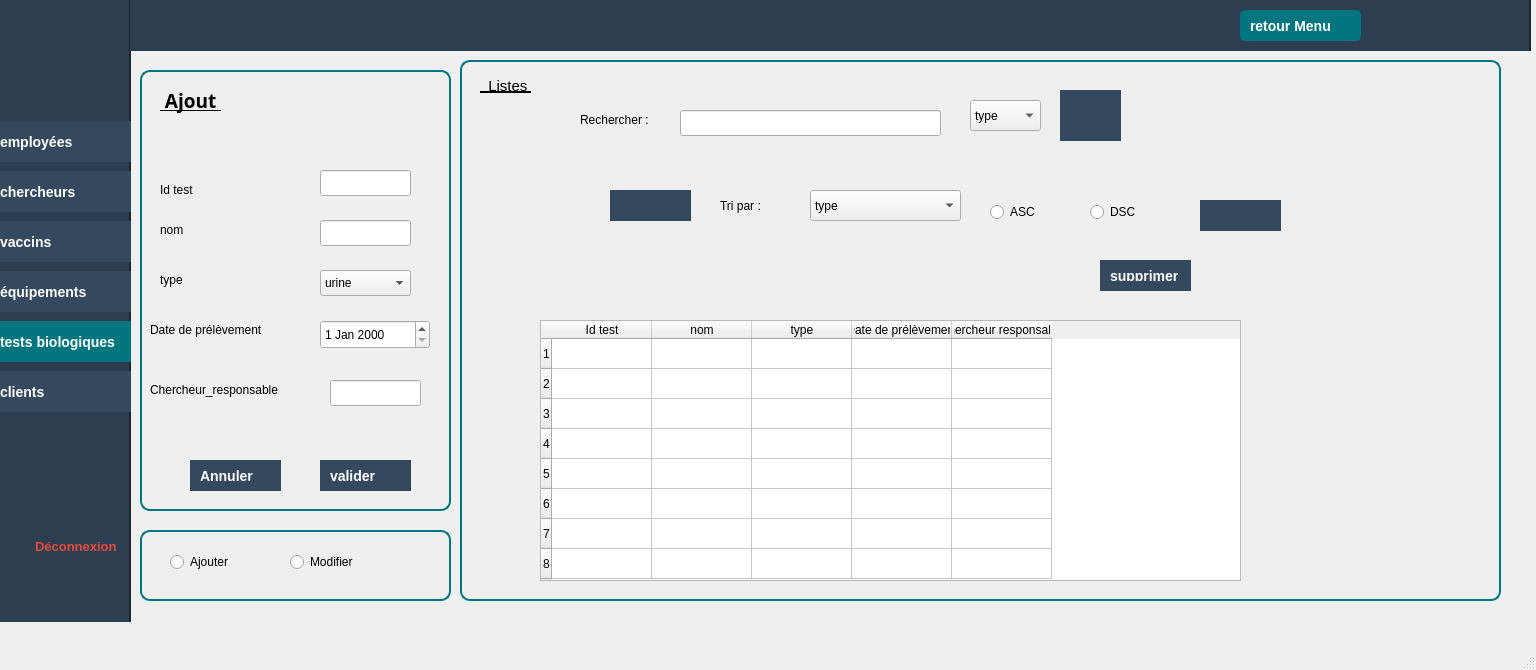
<?xml version="1.0" encoding="UTF-8"?>
<ui version="4.0">
 <class>TestBio</class>
 <widget class="QMainWindow" name="TestBio">
  <property name="geometry">
   <rect>
    <x>0</x>
    <y>0</y>
    <width>1536</width>
    <height>670</height>
   </rect>
  </property>
  <property name="windowTitle">
   <string>MainWindow</string>
  </property>
  <property name="styleSheet">
   <string notr="true">/* Style global des boutons */
QPushButton {
    background-color: #34495E;  /* Bleu foncé */
    color: white;
    font-size: 14px;
    font-weight: bold;
    padding: 10px;
    border: none;
    text-align: left;
}

QPushButton:hover {
    background-color: #1ABC9C; /* Vert */
}

QPushButton:checked {
    background-color: #16A085; /* Vert foncé */
}

/* Spécifique au bouton &quot;Équipement&quot; */
QPushButton#btnEquipement {
    background-color: white;  /* Couleur de fond blanche */
    color: #34495E;  /* Texte bleu foncé */
}

QPushButton#btnEquipement:hover {
    background-color: #1ABC9C; /* Vert */
    color: white;  /* Texte blanc */
}

QPushButton#btnEquipement:checked {
    background-color: #16A085; /* Vert foncé */
    color: white;  /* Texte blanc */
}


</string>
  </property>
  <widget class="QWidget" name="centralwidget">
   <widget class="QWidget" name="sidebare" native="true">
    <property name="geometry">
     <rect>
      <x>-10</x>
      <y>-29</y>
      <width>141</width>
      <height>651</height>
     </rect>
    </property>
    <property name="styleSheet">
     <string notr="true">#sidebare {
    background-color: #2C3E50; /* Couleur bleu foncé */
    border-right: 2px solid #1A252F;
}QPushButton:hover {
    background-color: #1ABC9C; /* Vert */
}

QPushButton:checked {
    background-color: #16A085; /* Vert foncé */
}

/* Spécifique au bouton &quot;Équipement&quot; */
QPushButton#btnEquipement {
    background-color: white;  /* Couleur de fond blanche */
    color: #34495E;  /* Texte bleu foncé */
}

QPushButton#btnEquipement:hover {
    background-color: #1ABC9C; /* Vert */
    color: white;  /* Texte blanc */
}

QPushButton#btnEquipement:checked {
    background-color: #16A085; /* Vert foncé */
    color: white;  /* Texte blanc */
}
</string>
    </property>
    <widget class="QLabel" name="logo">
     <property name="geometry">
      <rect>
       <x>20</x>
       <y>40</y>
       <width>111</width>
       <height>111</height>
      </rect>
     </property>
     <property name="text">
      <string/>
     </property>
     <property name="pixmap">
      <pixmap>../application/logo1.png</pixmap>
     </property>
    </widget>
    <widget class="QPushButton" name="emp1">
     <property name="geometry">
      <rect>
       <x>0</x>
       <y>150</y>
       <width>141</width>
       <height>41</height>
      </rect>
     </property>
     <property name="text">
      <string>employées</string>
     </property>
     <property name="icon">
      <iconset>
       <normaloff>empe.png</normaloff>empe.png</iconset>
     </property>
    </widget>
    <widget class="QPushButton" name="chercheur">
     <property name="geometry">
      <rect>
       <x>0</x>
       <y>200</y>
       <width>141</width>
       <height>41</height>
      </rect>
     </property>
     <property name="styleSheet">
      <string notr="true"/>
     </property>
     <property name="text">
      <string>chercheurs</string>
     </property>
     <property name="icon">
      <iconset>
       <normaloff>cher.png</normaloff>cher.png</iconset>
     </property>
    </widget>
    <widget class="QPushButton" name="vac">
     <property name="geometry">
      <rect>
       <x>0</x>
       <y>250</y>
       <width>141</width>
       <height>41</height>
      </rect>
     </property>
     <property name="text">
      <string>vaccins</string>
     </property>
     <property name="icon">
      <iconset>
       <normaloff>vaccin.png</normaloff>vaccin.png</iconset>
     </property>
     <property name="iconSize">
      <size>
       <width>20</width>
       <height>20</height>
      </size>
     </property>
    </widget>
    <widget class="QPushButton" name="eq">
     <property name="geometry">
      <rect>
       <x>0</x>
       <y>300</y>
       <width>141</width>
       <height>41</height>
      </rect>
     </property>
     <property name="styleSheet">
      <string notr="true"/>
     </property>
     <property name="text">
      <string>équipements</string>
     </property>
     <property name="icon">
      <iconset>
       <normaloff>equipement.png</normaloff>equipement.png</iconset>
     </property>
    </widget>
    <widget class="QPushButton" name="client">
     <property name="geometry">
      <rect>
       <x>0</x>
       <y>400</y>
       <width>141</width>
       <height>41</height>
      </rect>
     </property>
     <property name="text">
      <string>clients</string>
     </property>
     <property name="icon">
      <iconset>
       <normaloff>client.png</normaloff>client.png</iconset>
     </property>
    </widget>
    <widget class="QPushButton" name="test">
     <property name="geometry">
      <rect>
       <x>0</x>
       <y>350</y>
       <width>151</width>
       <height>41</height>
      </rect>
     </property>
     <property name="styleSheet">
      <string notr="true">QPushButton {
    background-color: #02767F;  /* Vert foncé */
    color: white;               /* Texte en blanc */
    border-radius: 5px;         /* Bords arrondis */
    padding: 10px;              /* Espacement interne */
    font-weight: bold;          /* Texte en gras */
    border: none;               /* Supprimer la bordure */
}

QPushButton:hover {
    background-color: #247361;  /* Vert plus foncé au survol */
}</string>
     </property>
     <property name="text">
      <string>tests biologiques</string>
     </property>
     <property name="icon">
      <iconset>
       <normaloff>teste.png</normaloff>teste.png</iconset>
     </property>
    </widget>
    <widget class="QPushButton" name="pushButton_8">
     <property name="geometry">
      <rect>
       <x>30</x>
       <y>560</y>
       <width>111</width>
       <height>31</height>
      </rect>
     </property>
     <property name="styleSheet">
      <string notr="true">QPushButton#pushButton_8 {
    background-color: transparent;
    color: #E74C3C;  /* Rouge */
    font-size: 13px;
    font-weight: bold;
    border: none;
    padding: 8px 15px;
    text-align: left;
}

QPushButton#pushButton_8:hover {
    color: #C0392B;  /* Rouge foncé au survol */
}

QPushButton#pushButton_8:pressed {
    color: #A93226;  /* Encore plus foncé au clic */
}

/* Ajouter une icône à gauche du texte */
QPushButton#pushButton_8::before {
    content: &quot;⏻ &quot;;  /* Icône de mise hors tension */
    font-size: 18px;
    margin-right: 8px;
}
</string>
     </property>
     <property name="text">
      <string>Déconnexion</string>
     </property>
    </widget>
    <widget class="QLabel" name="logout">
     <property name="geometry">
      <rect>
       <x>10</x>
       <y>560</y>
       <width>31</width>
       <height>31</height>
      </rect>
     </property>
     <property name="text">
      <string/>
     </property>
     <property name="pixmap">
      <pixmap>../application/logout.png</pixmap>
     </property>
    </widget>
    <widget class="QLabel" name="label_3">
     <property name="geometry">
      <rect>
       <x>10</x>
       <y>570</y>
       <width>63</width>
       <height>20</height>
      </rect>
     </property>
     <property name="text">
      <string/>
     </property>
     <property name="pixmap">
      <pixmap>logout.png</pixmap>
     </property>
    </widget>
   </widget>
   <widget class="QWidget" name="widget" native="true">
    <property name="geometry">
     <rect>
      <x>130</x>
      <y>0</y>
      <width>1401</width>
      <height>51</height>
     </rect>
    </property>
    <property name="styleSheet">
     <string notr="true"> background-color: #2C3E50; /* Couleur bleu foncé */
    border-right: 2px solid #1A252F;</string>
    </property>
    <widget class="QPushButton" name="pushButton_9">
     <property name="geometry">
      <rect>
       <x>1110</x>
       <y>10</y>
       <width>121</width>
       <height>31</height>
      </rect>
     </property>
     <property name="styleSheet">
      <string notr="true">QPushButton {
    background-color: #02767F;  /* Vert foncé */
    color: white;               /* Texte en blanc */
    border-radius: 5px;         /* Bords arrondis */
    padding: 10px;              /* Espacement interne */
    font-weight: bold;          /* Texte en gras */
    border: none;               /* Supprimer la bordure */
}

QPushButton:hover {
    background-color: #247361;  /* Vert plus foncé au survol */
}</string>
     </property>
     <property name="text">
      <string>retour Menu</string>
     </property>
    </widget>
   </widget>
   <widget class="QStackedWidget" name="stackedWidget">
    <property name="geometry">
     <rect>
      <x>130</x>
      <y>50</y>
      <width>1381</width>
      <height>561</height>
     </rect>
    </property>
    <property name="currentIndex">
     <number>0</number>
    </property>
    <widget class="QWidget" name="page_3">
     <widget class="QGroupBox" name="groupBox_3">
      <property name="geometry">
       <rect>
        <x>10</x>
        <y>480</y>
        <width>311</width>
        <height>91</height>
       </rect>
      </property>
      <property name="styleSheet">
       <string notr="true">QGroupBox {
    border: 2px solid #02767F; /* Couleur turquoise pour la bordure */
    border-radius: 10px;  /* Coins arrondis */
    padding: 10px;  /* Espacement interne */
    margin-bottom: 20px;  /* Espacement en bas */
}
</string>
      </property>
      <property name="title">
       <string/>
      </property>
      <widget class="QRadioButton" name="radioButton">
       <property name="geometry">
        <rect>
         <x>30</x>
         <y>20</y>
         <width>110</width>
         <height>24</height>
        </rect>
       </property>
       <property name="styleSheet">
        <string notr="true">QRadioButton {
    color: black;
}
</string>
       </property>
       <property name="text">
        <string>Ajouter</string>
       </property>
      </widget>
      <widget class="QRadioButton" name="radioButton_2">
       <property name="geometry">
        <rect>
         <x>150</x>
         <y>20</y>
         <width>110</width>
         <height>24</height>
        </rect>
       </property>
       <property name="styleSheet">
        <string notr="true">QRadioButton {
    color: black;
}
</string>
       </property>
       <property name="text">
        <string>Modifier</string>
       </property>
      </widget>
     </widget>
     <widget class="QGroupBox" name="groupBox">
      <property name="geometry">
       <rect>
        <x>10</x>
        <y>20</y>
        <width>311</width>
        <height>461</height>
       </rect>
      </property>
      <property name="autoFillBackground">
       <bool>false</bool>
      </property>
      <property name="styleSheet">
       <string notr="true">QGroupBox {
    border: 2px solid #02767F; /* Couleur turquoise pour la bordure */
    border-radius: 10px;  /* Coins arrondis */
    padding: 10px;  /* Espacement interne */
    margin-bottom: 20px;  /* Espacement en bas */
}
</string>
      </property>
      <property name="title">
       <string/>
      </property>
      <widget class="QLabel" name="label">
       <property name="geometry">
        <rect>
         <x>20</x>
         <y>110</y>
         <width>131</width>
         <height>20</height>
        </rect>
       </property>
       <property name="styleSheet">
        <string notr="true">QLabel {
    color: black;
}
</string>
       </property>
       <property name="text">
        <string>Id test</string>
       </property>
      </widget>
      <widget class="QLineEdit" name="lineEdit">
       <property name="geometry">
        <rect>
         <x>180</x>
         <y>100</y>
         <width>91</width>
         <height>26</height>
        </rect>
       </property>
      </widget>
      <widget class="QLabel" name="label_2">
       <property name="geometry">
        <rect>
         <x>20</x>
         <y>150</y>
         <width>151</width>
         <height>20</height>
        </rect>
       </property>
       <property name="styleSheet">
        <string notr="true">QLabel {
    color: black;
}
</string>
       </property>
       <property name="text">
        <string>nom</string>
       </property>
      </widget>
      <widget class="QPushButton" name="pushButton_2">
       <property name="geometry">
        <rect>
         <x>180</x>
         <y>390</y>
         <width>91</width>
         <height>31</height>
        </rect>
       </property>
       <property name="text">
        <string>valider</string>
       </property>
      </widget>
      <widget class="QPushButton" name="pushButton_3">
       <property name="geometry">
        <rect>
         <x>50</x>
         <y>390</y>
         <width>91</width>
         <height>31</height>
        </rect>
       </property>
       <property name="text">
        <string>Annuler</string>
       </property>
      </widget>
      <widget class="QLabel" name="label_9">
       <property name="geometry">
        <rect>
         <x>20</x>
         <y>10</y>
         <width>301</width>
         <height>41</height>
        </rect>
       </property>
       <property name="font">
        <font>
         <family>Segoe UI Variable</family>
         <pointsize>14</pointsize>
         <bold>true</bold>
         <underline>true</underline>
        </font>
       </property>
       <property name="styleSheet">
        <string notr="true">QLabel {
    color: black;
}
</string>
       </property>
       <property name="text">
        <string> Ajout </string>
       </property>
      </widget>
      <widget class="QLineEdit" name="lineEdit_3">
       <property name="geometry">
        <rect>
         <x>180</x>
         <y>150</y>
         <width>91</width>
         <height>26</height>
        </rect>
       </property>
      </widget>
      <widget class="QComboBox" name="comboBox_4">
       <property name="geometry">
        <rect>
         <x>180</x>
         <y>200</y>
         <width>91</width>
         <height>26</height>
        </rect>
       </property>
       <item>
        <property name="text">
         <string>urine</string>
        </property>
       </item>
       <item>
        <property name="text">
         <string>sang</string>
        </property>
       </item>
       <item>
        <property name="text">
         <string>tissu</string>
        </property>
       </item>
      </widget>
      <widget class="QLabel" name="label_14">
       <property name="geometry">
        <rect>
         <x>20</x>
         <y>200</y>
         <width>151</width>
         <height>20</height>
        </rect>
       </property>
       <property name="styleSheet">
        <string notr="true">QLabel {
    color: black;
}
</string>
       </property>
       <property name="text">
        <string>type</string>
       </property>
      </widget>
      <widget class="QLabel" name="label_15">
       <property name="geometry">
        <rect>
         <x>10</x>
         <y>250</y>
         <width>151</width>
         <height>20</height>
        </rect>
       </property>
       <property name="styleSheet">
        <string notr="true">QLabel {
    color: black;
}
</string>
       </property>
       <property name="text">
        <string>Date de prélèvement</string>
       </property>
      </widget>
      <widget class="QLineEdit" name="lineEdit_2">
       <property name="geometry">
        <rect>
         <x>190</x>
         <y>310</y>
         <width>91</width>
         <height>26</height>
        </rect>
       </property>
      </widget>
      <widget class="QLabel" name="label_16">
       <property name="geometry">
        <rect>
         <x>10</x>
         <y>310</y>
         <width>161</width>
         <height>20</height>
        </rect>
       </property>
       <property name="styleSheet">
        <string notr="true">QLabel {
    color: black;
}
</string>
       </property>
       <property name="text">
        <string>Chercheur_responsable</string>
       </property>
      </widget>
      <widget class="QDateEdit" name="dateEdit">
       <property name="geometry">
        <rect>
         <x>180</x>
         <y>250</y>
         <width>110</width>
         <height>29</height>
        </rect>
       </property>
      </widget>
     </widget>
     <widget class="QGroupBox" name="groupBox_2">
      <property name="geometry">
       <rect>
        <x>330</x>
        <y>10</y>
        <width>1041</width>
        <height>561</height>
       </rect>
      </property>
      <property name="styleSheet">
       <string notr="true">/* Tableau principal */
table {
    width: 100%;
    border-collapse: collapse;
    margin: 20px 0;
    font-size: 14px;
    background-color: #02767F;
    border: 1px solid #02767F;
}

/* Style des en-têtes de colonne */
th {
    background-color: #007bff;
    color: white;
    padding: 12px 15px;
    text-align: center;
    font-weight: bold;
}

/* Style des cellules de données */
td {
    padding: 12px 15px;
    text-align: center;
    border: 1px solid #ddd;
}

/* Style de la colonne &quot;Actions&quot; */
td.actions {
    display: flex;
    justify-content: center;
    gap: 10px;
}

/* Bouton Modifier */
button.modify-btn {
    background-color: #ffc107;
    color: black;
    border: none;
    padding: 8px 12px;
    border-radius: 5px;
    cursor: pointer;
    font-size: 14px;
    transition: background-color 0.3s;
}

button.modify-btn:hover {
    background-color: #e0a800;
}

/* Bouton Supprimer */
button.delete-btn {
    background-color: #dc3545;
    color: white;
    border: none;
    padding: 8px 12px;
    border-radius: 5px;
    cursor: pointer;
    font-size: 14px;
    transition: background-color 0.3s;
}

button.delete-btn:hover {
    background-color: #c82333;
}

/* Style de ligne lorsque la souris passe dessus */
tr:hover {
    background-color: #f1f1f1;
}

/* Style des lignes impaires pour un meilleur contraste */
tr:nth-child(odd) {
    background-color: #f7f7f7;
}

/* Style de la dernière colonne (Actions) */
td.actions {
    display: flex;
    justify-content: center;
    align-items: center;
}

/* Pour le contenu des images */
td img {
    width: 40px;
    height: 40px;
    object-fit: cover;
    border-radius: 50%;
}
QGroupBox {
    border: 2px solid #02767F; /* Couleur turquoise pour la bordure */
    border-radius: 10px;  /* Coins arrondis */
    padding: 10px;  /* Espacement interne */
    margin-bottom: 20px;  /* Espacement en bas */
}


</string>
      </property>
      <property name="title">
       <string/>
      </property>
      <widget class="QTableWidget" name="tableWidget">
       <property name="geometry">
        <rect>
         <x>80</x>
         <y>260</y>
         <width>701</width>
         <height>261</height>
        </rect>
       </property>
       <property name="rowCount">
        <number>8</number>
       </property>
       <property name="columnCount">
        <number>5</number>
       </property>
       <row/>
       <row/>
       <row/>
       <row/>
       <row/>
       <row/>
       <row/>
       <row/>
       <column>
        <property name="text">
         <string>Id test</string>
        </property>
       </column>
       <column>
        <property name="text">
         <string>nom</string>
        </property>
       </column>
       <column>
        <property name="text">
         <string>type</string>
        </property>
       </column>
       <column>
        <property name="text">
         <string>Date de prélèvement</string>
        </property>
       </column>
       <column>
        <property name="text">
         <string>Chercheur responsable</string>
        </property>
       </column>
       <item row="0" column="0">
        <property name="text">
         <string/>
        </property>
       </item>
       <item row="0" column="1">
        <property name="text">
         <string/>
        </property>
       </item>
       <item row="1" column="0">
        <property name="text">
         <string/>
        </property>
       </item>
       <item row="1" column="1">
        <property name="text">
         <string/>
        </property>
       </item>
      </widget>
      <widget class="QLabel" name="label_8">
       <property name="geometry">
        <rect>
         <x>120</x>
         <y>50</y>
         <width>101</width>
         <height>20</height>
        </rect>
       </property>
       <property name="styleSheet">
        <string notr="true">QLabel {
    color: black;
}
</string>
       </property>
       <property name="text">
        <string>Rechercher :</string>
       </property>
      </widget>
      <widget class="QLabel" name="label_10">
       <property name="geometry">
        <rect>
         <x>20</x>
         <y>10</y>
         <width>341</width>
         <height>31</height>
        </rect>
       </property>
       <property name="font">
        <font>
         <pointsize>11</pointsize>
         <underline>true</underline>
        </font>
       </property>
       <property name="styleSheet">
        <string notr="true">QLabel {
    color: black;
}
</string>
       </property>
       <property name="text">
        <string>  Listes </string>
       </property>
      </widget>
      <widget class="QComboBox" name="comboBox_5">
       <property name="geometry">
        <rect>
         <x>510</x>
         <y>40</y>
         <width>71</width>
         <height>31</height>
        </rect>
       </property>
       <item>
        <property name="text">
         <string>type</string>
        </property>
       </item>
       <item>
        <property name="text">
         <string>id test</string>
        </property>
       </item>
       <item>
        <property name="text">
         <string>nom</string>
        </property>
       </item>
      </widget>
      <widget class="QComboBox" name="tri">
       <property name="geometry">
        <rect>
         <x>350</x>
         <y>130</y>
         <width>151</width>
         <height>31</height>
        </rect>
       </property>
       <item>
        <property name="text">
         <string>type</string>
        </property>
       </item>
       <item>
        <property name="text">
         <string>nom</string>
        </property>
       </item>
       <item>
        <property name="text">
         <string>Id test</string>
        </property>
       </item>
      </widget>
      <widget class="QLabel" name="label_11">
       <property name="geometry">
        <rect>
         <x>260</x>
         <y>130</y>
         <width>63</width>
         <height>31</height>
        </rect>
       </property>
       <property name="styleSheet">
        <string notr="true">QLabel {
    color: black;
}
</string>
       </property>
       <property name="text">
        <string>Tri par :</string>
       </property>
      </widget>
      <widget class="QPushButton" name="pdfButton">
       <property name="geometry">
        <rect>
         <x>150</x>
         <y>130</y>
         <width>81</width>
         <height>31</height>
        </rect>
       </property>
       <property name="styleSheet">
        <string notr="true">QPushButton {
    qproperty-iconSize: 21px 21px;  /* Taille de l'icône */
    text-align: center; /* Centrage du texte si besoin */
}
</string>
       </property>
       <property name="text">
        <string/>
       </property>
       <property name="icon">
        <iconset>
         <normaloff>pdf1.png</normaloff>pdf1.png</iconset>
       </property>
       <property name="iconSize">
        <size>
         <width>21</width>
         <height>21</height>
        </size>
       </property>
      </widget>
      <widget class="QPushButton" name="stat">
       <property name="geometry">
        <rect>
         <x>740</x>
         <y>140</y>
         <width>81</width>
         <height>31</height>
        </rect>
       </property>
       <property name="styleSheet">
        <string notr="true">QPushButton {
    qproperty-iconSize: 21px 21px;  /* Taille de l'icône */
    text-align: center; /* Centrage du texte si besoin */
}
</string>
       </property>
       <property name="text">
        <string/>
       </property>
       <property name="icon">
        <iconset>
         <normaloff>st.png</normaloff>st.png</iconset>
       </property>
       <property name="iconSize">
        <size>
         <width>21</width>
         <height>21</height>
        </size>
       </property>
      </widget>
      <widget class="QPushButton" name="ok">
       <property name="geometry">
        <rect>
         <x>600</x>
         <y>30</y>
         <width>61</width>
         <height>51</height>
        </rect>
       </property>
       <property name="text">
        <string/>
       </property>
       <property name="icon">
        <iconset>
         <normaloff>search.png</normaloff>search.png</iconset>
       </property>
       <property name="iconSize">
        <size>
         <width>40</width>
         <height>40</height>
        </size>
       </property>
      </widget>
      <widget class="QLineEdit" name="lineEdit_4">
       <property name="geometry">
        <rect>
         <x>220</x>
         <y>50</y>
         <width>261</width>
         <height>26</height>
        </rect>
       </property>
      </widget>
      <widget class="QRadioButton" name="ASC">
       <property name="geometry">
        <rect>
         <x>530</x>
         <y>140</y>
         <width>110</width>
         <height>24</height>
        </rect>
       </property>
       <property name="text">
        <string>ASC</string>
       </property>
      </widget>
      <widget class="QRadioButton" name="DSC">
       <property name="geometry">
        <rect>
         <x>630</x>
         <y>140</y>
         <width>110</width>
         <height>24</height>
        </rect>
       </property>
       <property name="text">
        <string>DSC</string>
       </property>
      </widget>
      <widget class="QPushButton" name="suppButton">
       <property name="geometry">
        <rect>
         <x>640</x>
         <y>200</y>
         <width>91</width>
         <height>31</height>
        </rect>
       </property>
       <property name="text">
        <string>supprimer</string>
       </property>
      </widget>
     </widget>
    </widget>
    <widget class="QWidget" name="page_5"/>
    <widget class="QWidget" name="page_4"/>
   </widget>
  </widget>
  <widget class="QMenuBar" name="menubar">
   <property name="geometry">
    <rect>
     <x>0</x>
     <y>0</y>
     <width>1536</width>
     <height>26</height>
    </rect>
   </property>
  </widget>
  <widget class="QStatusBar" name="statusbar"/>
 </widget>
 <resources/>
 <connections/>
</ui>
